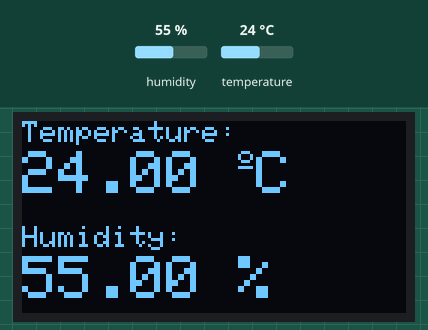
A sketch run on a simulated ESP8266 (NodeMCU). Parts: 128×64 one-colour display. The inputs (shaded band) are chosen by the test bench; at power-on: humidity 55 %, temperature 24 °C. WiFi joins after 1.5 s; servers stay silent unless stated; what the sketch prints to the serial monitor is not drawn.

Above: at 5.6 s.
5.7 s: humidity set to 22 %
At 11.2 s:
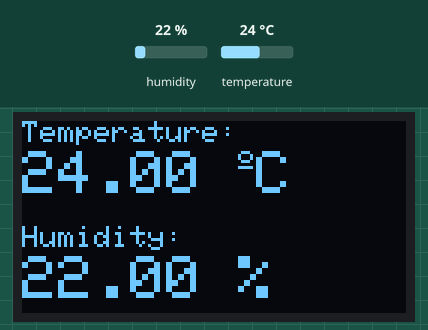
11.5 s: temperature set to 12 °C
At 16.2 s:
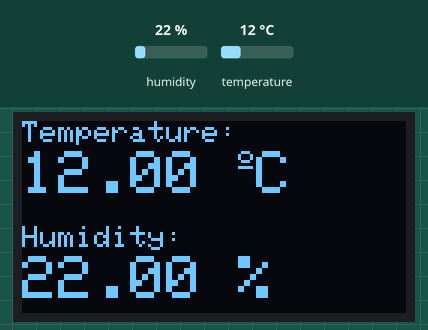
16.5 s: humidity set to 40 %
At 21.2 s:
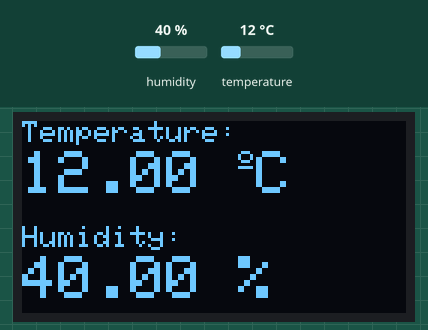
21.5 s: temperature set to 19 °C
At 26.4 s:
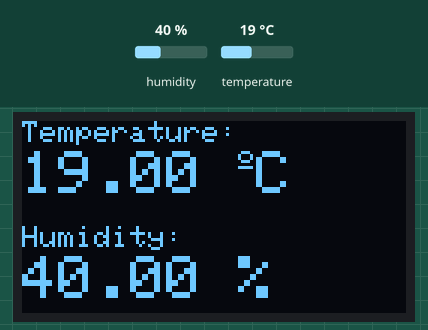
Timing chart, 0 to 27.5 s (numbered marks = the images above; inputs shaded):
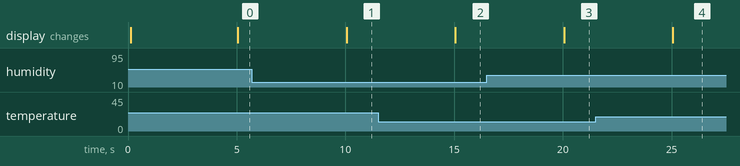

Measured:
- after the input at 5.7 s, the display: changes after 4.3 s (image 1)
- after the input at 11.5 s, the display: changes after 3.5 s (image 2)
- after the input at 16.5 s, the display: changes after 3.6 s (image 3)
- after the input at 21.5 s, the display: changes after 3.6 s (image 4)

The sketch:

driver.ino
```cpp
#include <ESP8266WiFi.h>
#include <WiFiClient.h>
#include <ESP8266WebServer.h>
#include <ESP8266mDNS.h>
#include <Adafruit_Sensor.h>
#include <Adafruit_SSD1306.h>
#include <DHT.h>
#include <Wire.h>

#ifndef STASSID
#define STASSID ""
#define STAPSK  ""
#endif

#define SCREEN_WIDTH 128 // OLED display width, in pixels
#define SCREEN_HEIGHT 64 // OLED display height, in pixels
#define SENSOR_READ_DELAY_MS 5000

const char* ssid = STASSID;
const char* password = STAPSK;

// Declaration for an SSD1306 display connected to I2C (SDA, SCL pins)
Adafruit_SSD1306 display(SCREEN_WIDTH, SCREEN_HEIGHT, &Wire, -1);

ESP8266WebServer server(80);

#define DHTPIN 5
#define DHTTYPE DHT11

DHT dht(DHTPIN, DHTTYPE);
float temperature = 0.0;
float humidity = 0.0;
float heatIndex = 0.0;

const int led = 13;

unsigned long previousSensorReadMillis = 0;

void handleRoot() {
  server.send(200, "text/plain", "hello from esp8266!");
}

void setup(void) {

  Serial.begin(115200);
  delay(100);
  pinMode(DHTPIN, INPUT);
  dht.begin();

  Wire.begin(2,14);
  if(!display.begin(SSD1306_SWITCHCAPVCC, 0x3c)) {
    Serial.println(F("SSD1306 allocation failed"));
    for(;;);
  }
  display.setTextColor(WHITE);

  WiFi.mode(WIFI_STA);
  WiFi.begin(ssid, password);
  Serial.println("");

  // Wait for connection
  while (WiFi.status() != WL_CONNECTED) {
    delay(500);
    Serial.print(".");
  }
  Serial.println("");
  Serial.print("Connected to ");
  Serial.println(ssid);
  Serial.print("IP address: ");
  Serial.println(WiFi.localIP());

  if (MDNS.begin("esp8266")) {
    Serial.println("MDNS responder started");
  }

  server.on("/", handleRoot);

  server.on("/data", []() {
    char buffer[50];
    sprintf(buffer, "{\"temperature\": %.2f, \"heat_index\": %.2f, \"humidity\": %.2f}", temperature, heatIndex, humidity);
    server.send(200, "application/json", buffer);
  });

  server.on("/metrics", []() {
    char buffer[500];
    sprintf(buffer, "# HELP sensor_temperature_celsius The temperature in degrees censius.\n"
                    "# TYPE sensor_temperature_celsius gauge\n"
                    "sensor_temperature_celsius %.2f\n"
                    "# HELP sensor_humidity_percent The humidity percentage.\n"
                    "# TYPE sensor_humidity_percent gauge\n"
                    "sensor_humidity_percent %.2f\n"
                    "# HELP sensor_heat_index_celsius The humidity percentage.\n"
                    "# TYPE sensor_heat_index_celsius gauge\n"
                    "sensor_heat_index_celsius %.2f", temperature, humidity, heatIndex);

    server.send(200, "text/plain", buffer);
  });

  server.begin();
  Serial.println("HTTP server started");
}

void loop(void) {
  server.handleClient();
  MDNS.update();

  unsigned long currentTimeMillis = millis();
  if(currentTimeMillis - previousSensorReadMillis >= SENSOR_READ_DELAY_MS) {
    previousSensorReadMillis = currentTimeMillis;

    float newHumidity = dht.readHumidity();
    float newTemperature = dht.readTemperature();

    if (isnan(newHumidity) || isnan(newTemperature)) {
      Serial.println(F("Failed to read from  DHT sensor!"));
      return;
    }

    humidity = newHumidity;
    temperature = newTemperature;
    heatIndex = dht.computeHeatIndex(temperature, humidity, false);

    display.clearDisplay(); // display temperature
    display.setTextSize(1);
    display.setCursor(0,0);
    display.print("Temperature: ");
    display.setTextSize(2);
    display.setCursor(0,10);
    display.print(temperature);
    display.print(" ");
    display.setTextSize(1);
    display.cp437(true);
    display.write(167);
    display.setTextSize(2);
    display.print("C"); // display humidity
    display.setTextSize(1);
    display.setCursor(0, 35);
    display.print("Humidity: ");
    display.setTextSize(2);
    display.setCursor(0, 45);
    display.print(humidity);
    display.print(" %");
    display.display();
  }
}
```
